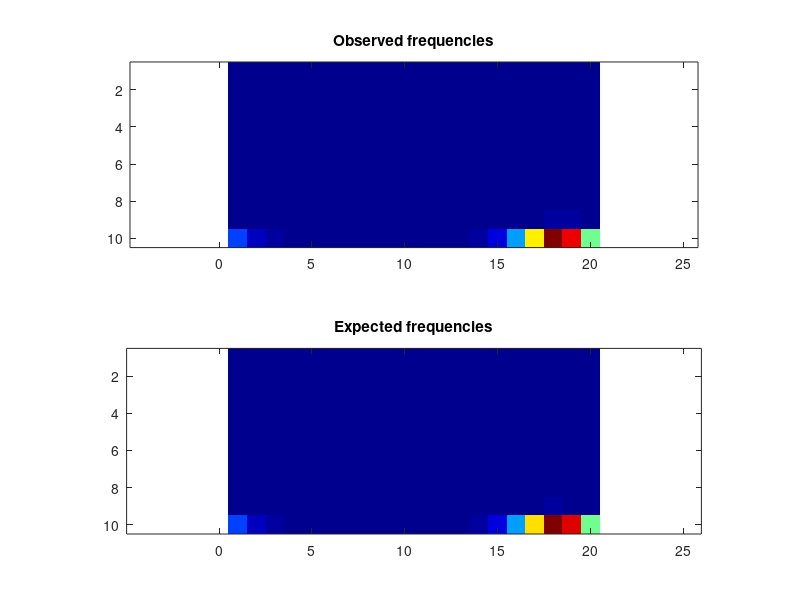

Reproduce this figure in MATLAB.
obsFrequencies = [ 0, 0, 0, 0, 0, 0, 0, 0, 0, 0, 0, 0, 0, 0, 0, 0, 0, 0, 0, 0; 0, 0, 0, 0, 0, 0, 0, 0, 0, 0, 0, 0, 0, 0, 0, 0, 0, 0, 0, 0; 0, 0, 0, 0, 0, 0, 0, 0, 0, 0, 0, 0, 0, 0, 0, 0, 0, 0, 0, 0; 0, 0, 0, 0, 0, 0, 0, 0, 0, 0, 0, 0, 0, 0, 0, 0, 0, 0, 0, 0; 0, 0, 0, 0, 0, 0, 0, 0, 0, 0, 0, 0, 0, 0, 0, 0, 0, 0, 0, 0; 0, 0, 0, 0, 0, 0, 0, 0, 0, 0, 0, 0, 0, 0, 0, 0, 0, 0, 0, 0; 0, 0, 0, 0, 0, 0, 0, 0, 0, 0, 0, 0, 0, 0, 0, 0, 0, 0, 0, 0; 0, 0, 0, 0, 0, 0, 0, 0, 0, 0, 0, 0, 0, 0, 0, 0, 1, 4, 4, 0; 90, 2, 0, 0, 0, 0, 0, 0, 0, 0, 0, 0, 0, 0, 25, 277, 2113, 5220, 4206, 1096; 46629, 15303, 5583, 2392, 1317, 854, 654, 590, 570, 736, 1027, 1639, 3249, 8147, 24134, 71330, 171734, 268082, 237272, 125720 ];
expFrequencies = [ 0, 0, 0, 0, 0, 0, 0, 0, 0, 0, 0, 0, 0, 0, 0, 0, 0, 0, 0, 0; 0, 0, 0, 0, 0, 0, 0, 0, 0, 0, 0, 0, 0, 0, 0, 0, 0, 0, 0, 0; 0, 0, 0, 0, 0, 0, 0, 0, 0, 0, 0, 0, 0, 0, 0, 0, 0, 0, 0, 0; 0, 0, 0, 0, 0, 0, 0, 0, 0, 0, 0, 0, 0, 0, 0, 0, 0, 0, 0, 0; 0, 0, 0, 0, 0, 0, 0, 0, 0, 0, 0, 0, 0, 0, 0, 0, 0, 0, 0, 0; 4.88552e-16, 1.06606e-20, 2.47759e-26, 2.03628e-32, 2.30961e-38, 0, 0, 0, 0, 0, 1.49135e-41, 5.09181e-36, 6.04914e-30, 5.66779e-24, 1.12512e-18, 1.58763e-14, 7.64927e-12, 1.01219e-10, 5.40412e-11, 9.77231e-13; 1.53425e-08, 9.12804e-12, 1.26953e-15, 9.27454e-20, 8.90946e-24, 2.89297e-27, 7.8628e-30, 4.27547e-31, 9.1391e-31, 6.24547e-29, 6.02086e-26, 3.39086e-22, 4.41788e-18, 5.18609e-14, 2.26663e-10, 1.75215e-07, 1.40943e-05, 9.55868e-05, 5.92855e-05, 3.22137e-06; 0.00622339, 3.95574e-05, 1.00992e-07, 1.78768e-10, 4.02091e-13, 2.13927e-15, 4.87042e-17, 7.95089e-18, 1.26861e-17, 1.81556e-16, 1.53444e-14, 4.3952e-12, 2.31995e-09, 1.2131e-06, 0.000349488, 0.0333248, 0.717142, 2.85124, 2.01127, 0.252993; 99.4515, 4.3719, 0.11766, 0.0026746, 7.43589e-05, 3.60327e-06, 4.21522e-07, 1.53682e-07, 1.99021e-07, 8.84599e-07, 1.1185e-05, 0.000301094, 0.0122648, 0.528913, 16.3126, 289.505, 2099.98, 5215.87, 4137.48, 1066.26; 46436.8, 15339.6, 5542.22, 2425.07, 1309.51, 856.52, 661.683, 592.333, 609.007, 720.779, 995.057, 1638.56, 3299.72, 8195.34, 23950.9, 71309.1, 171831, 267400, 238364, 125588 ];
colormap(jet);
clf; subplot(2,1,1);
imagesc(obsFrequencies);
title('Observed frequencies');
axis equal;
subplot(2,1,2);
imagesc(expFrequencies);
axis equal;
title('Expected frequencies');
